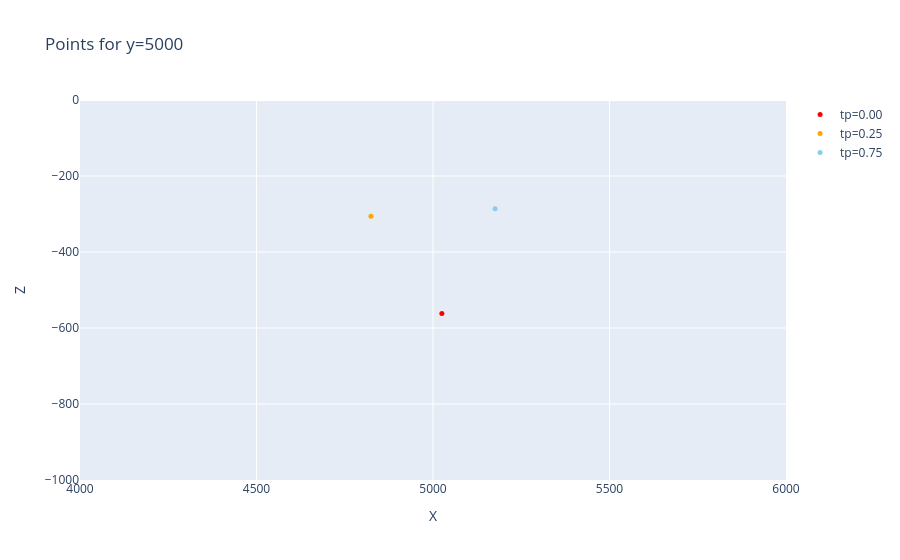

The code cell stored with this chart in its notebook:
### Code cell
import os
import pandas as pd
import plotly.graph_objects as go
import numpy as np
from pathlib import Path

# Get the current working directory
script_dir = Path.cwd()

# Define the target directory for results
results_dir = script_dir / 'results'

# Create the results directory if it doesn't exist
if not results_dir.exists():
    results_dir.mkdir(parents=True, exist_ok=True)

# Define target y-values
y_targets = [0, 5000, 10000]

# Define the range of tp values
tp_range = np.arange(0, 1, 0.25)

# Create a dictionary to store points for each y_target at different tp values
y_points = {y: {} for y in y_targets}

# Iterate through all tp values
for tp in tp_range:
    file_path = results_dir / f'best_y_tp_{tp:.2f}.csv'
    
    # Check if the file exists
    if not file_path.exists():
        print(f"Error: File '{file_path}' does not exist!")
        continue

    # Read the CSV file
    df = pd.read_csv(file_path)
    
    # Filter points where y matches the target values, and x, z are within specified ranges
    for y_target in y_targets:
        # Use columns with leading spaces if they exist in the file
        df_y_target = df[(df[' y'] == y_target) & (df['x'].between(4000, 6000)) & (df[' z'].between(-1000, 0))]
        
        # Store the filtered points
        y_points[y_target][tp] = df_y_target[['x', ' z']].values

# Define a list of colors for different tp values
colors = [
    '#FF0000',  # Red
    '#FFA500',  # Orange
    '#008000',  # Green
    '#87CEEB',  # Sky Blue
    '#00FFFF',  # Cyan
    '#0000FF',  # Blue
    '#FF00CC',  # Magenta
    '#A52A2A',  # Brown
    '#808080',  # Gray
    '#000000',  # Black
]

# Create a plot for each y_target and save the data to CSV
for y_target in y_targets:
    fig = go.Figure()
    
    # Collect all points
    all_points = []
    
    # Iterate through each tp value and its corresponding color
    for idx, tp in enumerate(y_points[y_target].keys()):
        color = colors[idx % len(colors)]  # Use modulo to loop through colors
        
        points = y_points[y_target][tp]
        if len(points) > 0:
            fig.add_trace(go.Scatter(
                x=points[:, 0],  # x-coordinates
                y=points[:, 1],  # z-coordinates
                mode='markers',
                marker=dict(size=5, color=color),
                name=f'tp={tp:.2f}'
            ))
            
            # Add these points to the all_points list
            all_points.extend([(x, z, tp) for x, z in points])
    
    # Save the collected points to a CSV file
    csv_file_path = results_dir / f'stagnation_point_y_{y_target}.csv'
    df_all_points = pd.DataFrame(all_points, columns=['x', 'z', 'tp'])
    df_all_points.to_csv(csv_file_path, index=False)
    
    # Configure the layout of the plot
    fig.update_layout(
        title=f'Points for y={y_target}',
        xaxis_title='X',
        yaxis_title='Z',
        xaxis_range=[4000, 6000],  # Set x-axis range
        yaxis_range=[-1000, 0],    # Set z-axis range
        showlegend=True
    )
    
    # Save the figure as an HTML file
    html_file_path = results_dir / f'stagnation_point_in_y{y_target}.html'
    fig.write_html(html_file_path)
    
    # Display the plot
    fig.show()

### Figure 1 — Plotly figure (JSON) as saved in the notebook; plotly's stock layout.template omitted (floating-point values rounded to 4 significant figures)
{"data": [{"marker": {"color": "#FF0000", "size": 5}, "mode": "markers", "name": "tp=0.00", "type": "scatter", "x": [5025.0], "y": [-562.0]}, {"marker": {"color": "#FFA500", "size": 5}, "mode": "markers", "name": "tp=0.25", "type": "scatter", "x": [4824.0], "y": [-305.9]}, {"marker": {"color": "#87CEEB", "size": 5}, "mode": "markers", "name": "tp=0.75", "type": "scatter", "x": [5176.0], "y": [-286.2]}], "layout": {"showlegend": true, "title": {"text": "Points for y=5000"}, "xaxis": {"range": [4000, 6000], "title": {"text": "X"}}, "yaxis": {"range": [-1000, 0], "title": {"text": "Z"}}}}
